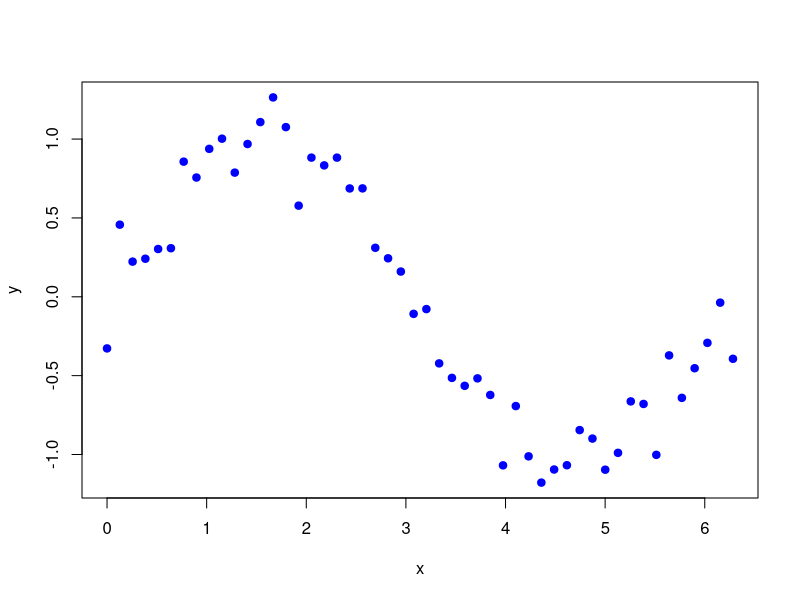
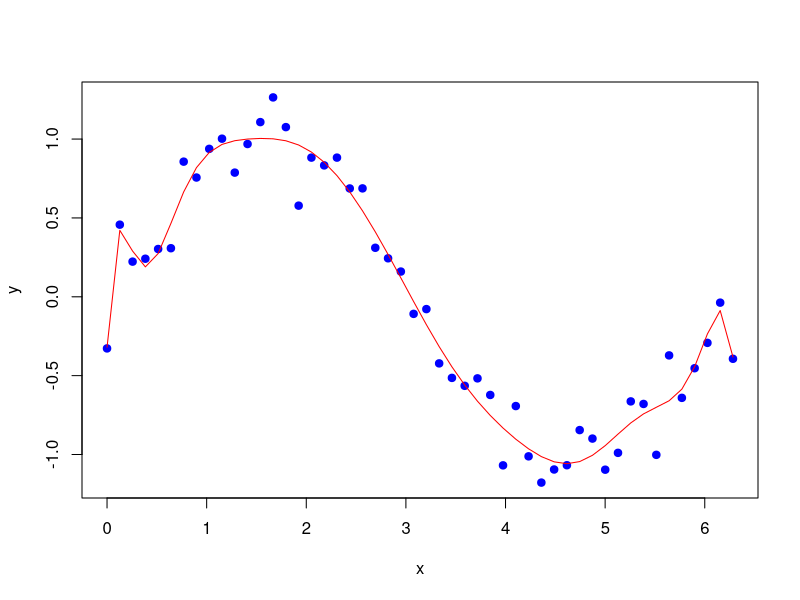
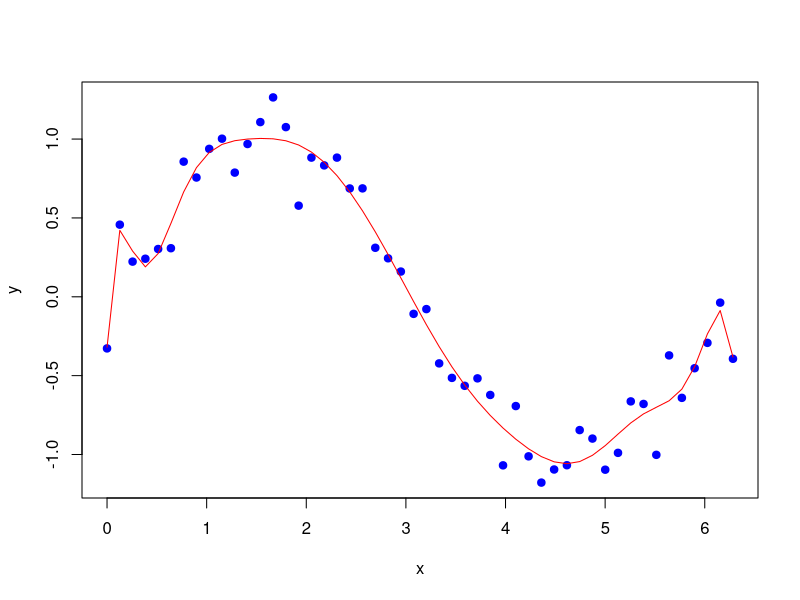
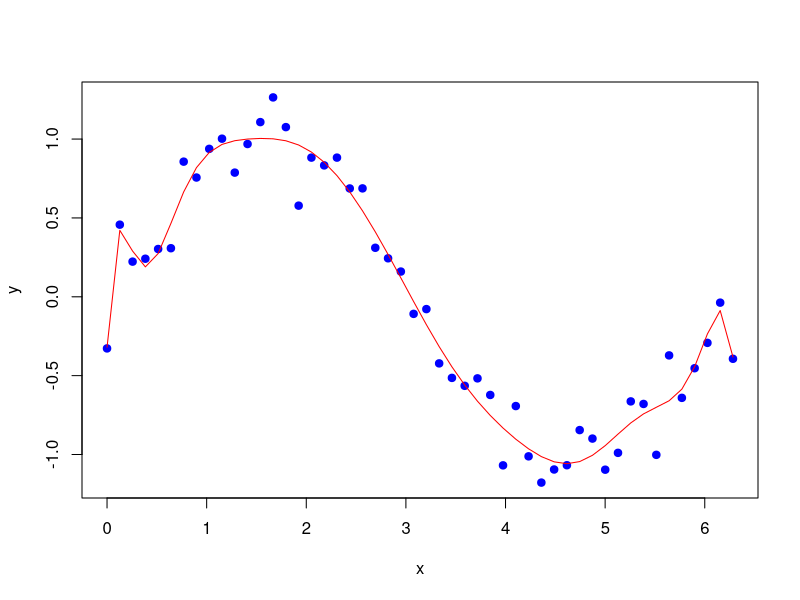
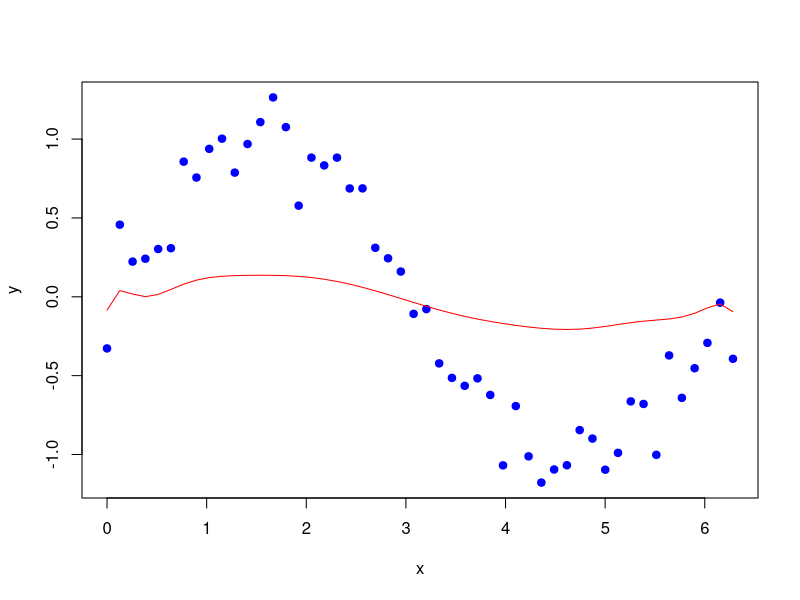
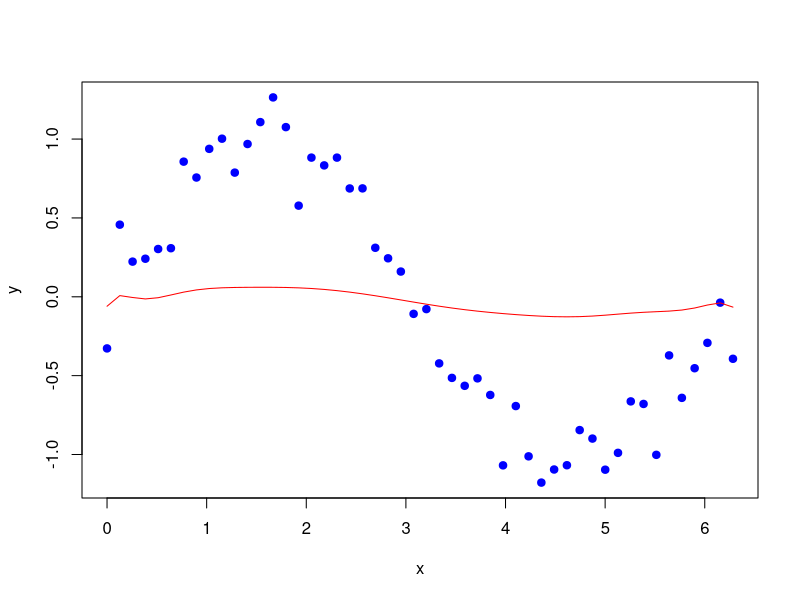
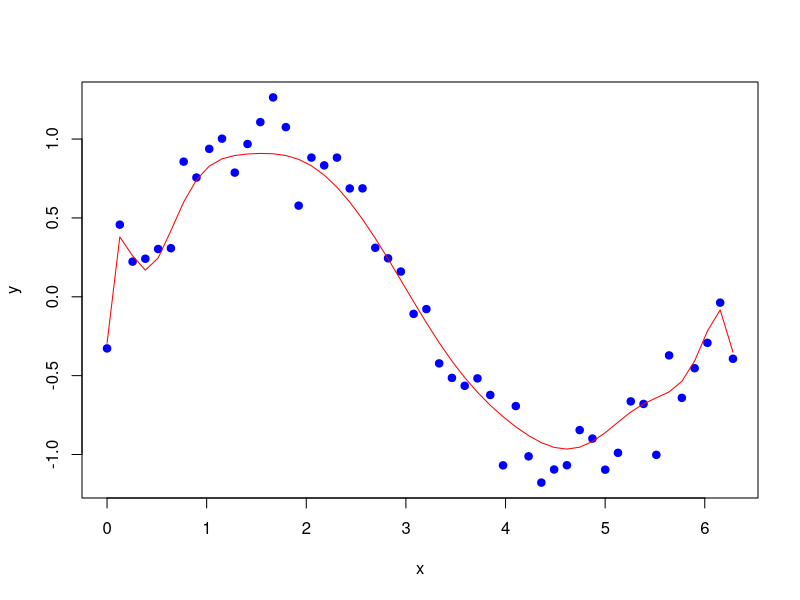
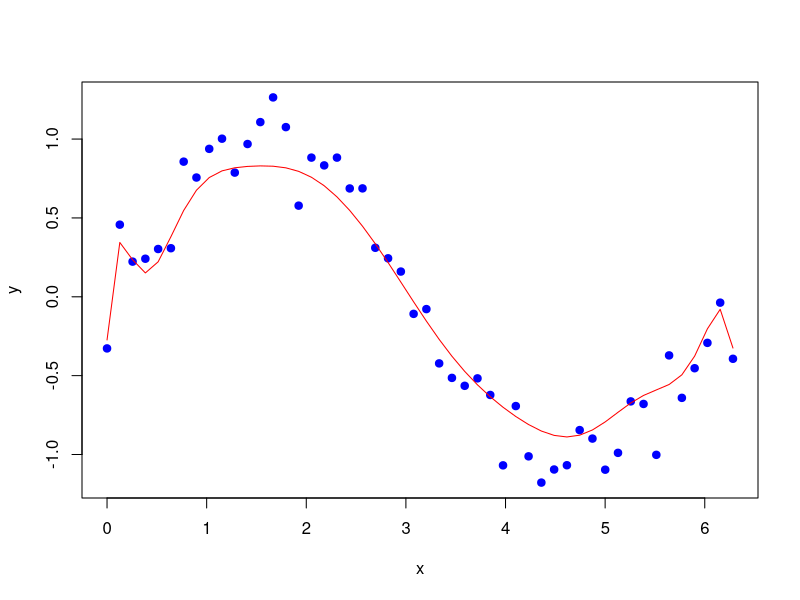

Write R code to recreate these figures, in order.
## ---- chunk 1
knitr::opts_chunk$set(echo = TRUE)
## ---- chunk 2
n <- 50
x <- seq(0, 2*pi, length=n)
y <- sin(x) + rnorm(n, sd=0.2)
plot(y ~ x, pch=19, col="blue")
## ---- chunk 3
modelo <- lm(y ~ poly(x, degree = 15))
summary(modelo)

plot(y ~ x, pch = 19, col = "blue")
lines(predict(modelo) ~ x, col = "red")

X <- model.matrix(modelo)
colnames(X) <- paste("x", 0:15, sep="")

Y <- as.matrix(y)
SQT <- sum((y - mean(Y))^2)
## ---- chunk 4
beta <- solve(t(X)%*%X)%*%t(X)%*%Y

plot(y ~ x, pch=19, col="blue")
lines(X%*%beta ~ x, col="red")

H <- X%*%solve(t(X)%*%X)%*%t(X)
res <- Y - H%*%Y
SQres <- sum(res^2)
(R2 <- 1 - SQres/SQT)

aux <- 1 - diag(H)
res/aux

res_del <- res/(1-diag(H))
SQRes <- sum(res_del^2)
(R2pred <- 1 - SQRes/SQT)
## ---- chunk 5
lambda <- 0
Identidade <- diag(rep(1, nrow(beta)))
beta <- solve(t(X)%*%X + lambda*Identidade)%*%t(X)%*%Y

H <- X%*%solve(t(X)%*%X + lambda*Identidade)%*%t(X)
res <- Y - H%*%Y
aux <- 1 - diag(H)
res_del <- res/(1-diag(H))
SQRes <- sum(res_del^2)
(R2pred <- 1 - SQRes/SQT)

yhat <- H%*%Y
plot( y ~ x, pch=19, col="blue")
lines(yhat ~ x, col="red")
## ---- chunk 6
lambda <- 5
Identidade <- diag(rep(1, nrow(beta)))
beta <- solve(t(X)%*%X + lambda*Identidade)%*%t(X)%*%Y

H <- X%*%solve(t(X)%*%X + lambda*Identidade)%*%t(X)
res <- Y - H%*%Y
aux <- 1 - diag(H)
res_del <- res/(1-diag(H))
SQRes <- sum(res_del^2)
(R2pred <- 1 - SQRes/SQT)

yhat <- H%*%Y
plot( y ~ x, pch=19, col="blue")
lines(yhat ~ x, col="red")
## ---- chunk 7
lambda <- 10
Identidade <- diag(rep(1, nrow(beta)))
beta <- solve(t(X)%*%X + lambda*Identidade)%*%t(X)%*%Y

H <- X%*%solve(t(X)%*%X + lambda*Identidade)%*%t(X)
res <- Y - H%*%Y
aux <- 1 - diag(H)
res_del <- res/(1-diag(H))
SQRes <- sum(res_del^2)
(R2pred <- 1 - SQRes/SQT)

yhat <- H%*%Y
plot( y ~ x, pch=19, col="blue")
lines(yhat ~ x, col="red")
## ---- chunk 8
lambda <- 0.1
Identidade <- diag(rep(1, nrow(beta)))
beta <- solve(t(X)%*%X + lambda*Identidade)%*%t(X)%*%Y

H <- X%*%solve(t(X)%*%X + lambda*Identidade)%*%t(X)
res <- Y - H%*%Y
aux <- 1 - diag(H)
res_del <- res/(1-diag(H))
SQRes <- sum(res_del^2)
(R2pred <- 1 - SQRes/SQT)

yhat <- H%*%Y
plot( y ~ x, pch=19, col="blue")
lines(yhat ~ x, col="red")
## ---- chunk 9
lambda <- 0.2
Identidade <- diag(rep(1, nrow(beta)))
beta <- solve(t(X)%*%X + lambda*Identidade)%*%t(X)%*%Y

H <- X%*%solve(t(X)%*%X + lambda*Identidade)%*%t(X)
res <- Y - H%*%Y
aux <- 1 - diag(H)
res_del <- res/(1-diag(H))
SQRes <- sum(res_del^2)
(R2pred <- 1 - SQRes/SQT)

yhat <- H%*%Y
plot( y ~ x, pch=19, col="blue")
lines(yhat ~ x, col="red")
## ---- chunk 10
lambda <- 0.1
Identidade <- diag(c(0,rep(1, nrow(beta)-1)))
beta <- solve(t(X)%*%X + lambda*Identidade)%*%t(X)%*%Y

H <- X%*%solve(t(X)%*%X + lambda*Identidade)%*%t(X)
res <- Y - H%*%Y
aux <- 1 - diag(H)
res_del <- res/(1-diag(H))
SQRes <- sum(res_del^2)
(R2pred <- 1 - SQRes/SQT)

yhat <- H%*%Y
plot( y ~ x, pch=19, col="blue")
lines(yhat ~ x, col="red")
## ---- chunk 11
lambda.seq <- seq(0.001, 0.15, length=20)
vet.R2 <- 0*lambda.seq

for (cont in 1:length(lambda.seq))
{
  lambda <- lambda.seq[cont]
  Identidade <- diag(c(0,rep(1, nrow(beta)-1)))
  beta <- solve(t(X)%*%X + lambda*Identidade)%*%t(X)%*%Y
  
  H <- X%*%solve(t(X)%*%X + lambda*Identidade)%*%t(X)
  res <- Y - H%*%Y
  aux <- 1 - diag(H)
  res_del <- res/(1-diag(H))
  SQRes <- sum(res_del^2)
  
  R2pred <- 1 - SQRes/SQT
  vet.R2[cont] <- R2pred
}

plot(vet.R2 ~ lambda.seq, pch=19, col="red")

## ---- chunk 12
R2predFun <- function(lmbd)
{
  Identidade <- diag(c(0,rep(1, nrow(beta)-1)))
  beta <- solve(t(X)%*%X + lmbd*Identidade)%*%t(X)%*%Y
  H <- X%*%solve(t(X)%*%X + lmbd*Identidade)%*%t(X)
  res <- Y - H%*%Y
  aux <- 1 - diag(H)
  res_del <- res/(1-diag(H))
  SQRes <- sum(res_del^2)
  R2pred <- 1 - SQRes/SQT
  return(R2pred)
}

optimize(R2predFun, lower=0.001, upper=2, maximum = TRUE)
